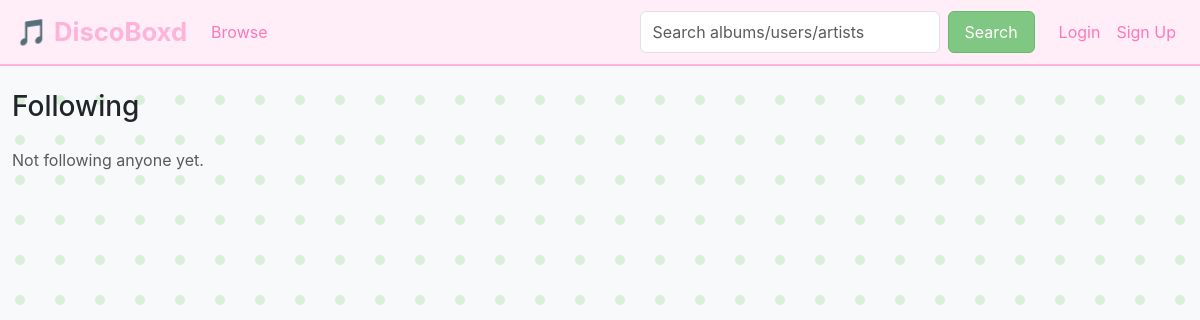
Before: /following/5 with the older database file.
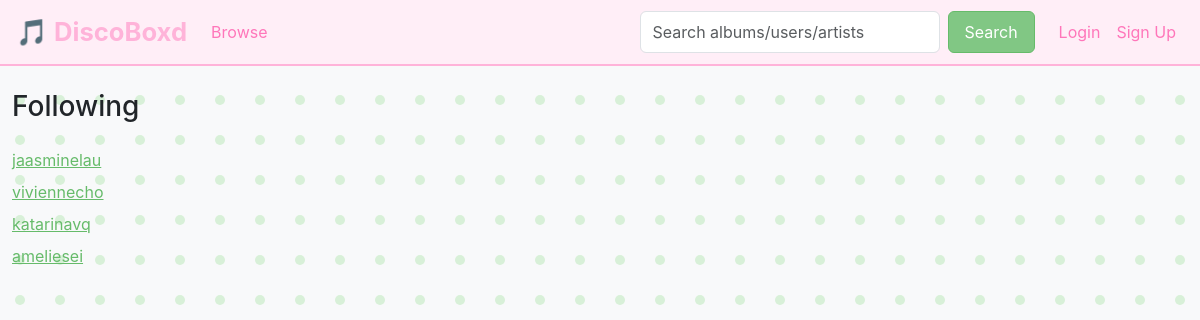
After: the same page with the newer database file.
### tables this page shows
CREATE TABLE users (
    id INTEGER PRIMARY KEY AUTOINCREMENT,
    username TEXT UNIQUE NOT NULL,
    email TEXT UNIQUE NOT NULL,
    password_hash TEXT NOT NULL,
    user_bio TEXT,
    join_date DATETIME DEFAULT CURRENT_TIMESTAMP
, is_admin INTEGER DEFAULT 0);

### app.py (the view)
@app.route("/following/<int:user_id>")
def following(user_id):
    conn = connect_db()
    cur = conn.cursor()
    cur.execute("""
        SELECT u.id, u.username
        FROM user_follows f
        JOIN users u ON f.following_id = u.id
        WHERE f.follower_id = ?;
    """, (user_id,))
    following = cur.fetchall()
    conn.close()
    return render_template("following_list.html", users=following)

### app.py (called while the page is built)
def connect_db():
    conn = sqlite3.connect(DB_PATH)
    conn.row_factory = sqlite3.Row
    return conn

### templates/following_list.html
{% extends "layout.html" %}
{% block content %}
<h3 class="mb-4">Following</h3>
{% for user in users %}
    <div class="mb-2">
        <a href="{{ url_for('user_profile', user_id=user['id']) }}">
            {{ user['username'] }}
        </a>
    </div>
{% else %}
    <p class="text-muted">Not following anyone yet.</p>
{% endfor %}
{% endblock %}

Changed rows visible on the page:
added users: username "jaasminelau"
added users: username "viviennecho"
added users: username "katarinavq"
added users: username "ameliesei"
Other visible differences:
text no longer shown: "Not following anyone yet."
